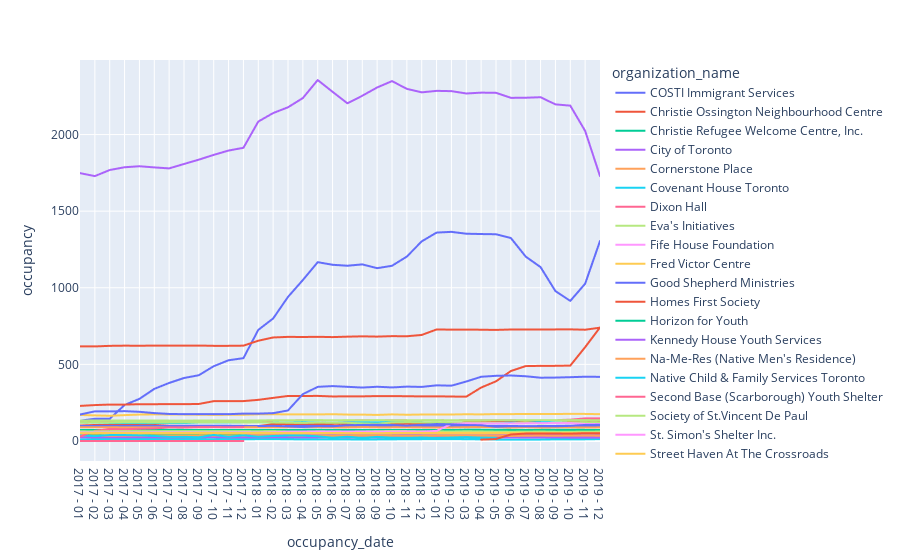

Notebook code for this chart:
### Code cell
fig = px.line(org_name, x="occupancy_date", y = "occupancy", color = "organization_name")
fig.show()

### Figure 1 — Plotly figure (JSON) as saved in the notebook; plotly's stock layout.template omitted (floating-point values rounded to 4 significant figures)
{"data": [{"hoverlabel": {"namelength": 0}, "hovertemplate": "organization_name=COSTI Immigrant Services<br>occupancy_date=%{x}<br>occupancy=%{y}", "legendgroup": "COSTI Immigrant Services", "line": {"color": "#636efa", "dash": "solid"}, "mode": "lines", "name": "COSTI Immigrant Services", "showlegend": true, "type": "scattergl", "x": ["2017 - 01 ", "2017 - 02 ", "2017 - 03 ", "2017 - 04 ", "2017 - 05 ", "2017 - 06 ", "2017 - 07 ", "2017 - 08 ", "2017 - 09 ", "2017 - 10 ", "2017 - 11 ", "2017 - 12 ", "2018 - 01 ", "2018 - 02 ", "2018 - 03 ", "2018 - 04 ", "2018 - 05 ", "2018 - 06 ", "2018 - 07 ", "2018 - 08 ", "2018 - 09 ", "2018 - 10 ", "2018 - 11 ", "2018 - 12 ", "2019 - 01 ", "2019 - 02 ", "2019 - 03 ", "2019 - 04 ", "2019 - 05 ", "2019 - 06 ", "2019 - 07 ", "2019 - 08 ", "2019 - 09 ", "2019 - 10 ", "2019 - 11 ", "2019 - 12 "], "xaxis": "x", "y": [132.0, 145, 144.9, 234.8, 274.7, 339.8, 378.7, 411, 429.1, 488.0, 526.8, 540.5, 724.9, 799.6, 940.4, 1050.0, 1167.0, 1150, 1144.0, 1153.0, 1128.0, 1144.0, 1204.0, 1303.0, 1360.0, 1365.0, 1353.0, 1351.0, 1349.0, 1325.0, 1203.0, 1135.0, 978.2, 914.2, 1026.0, 1305.0], "yaxis": "y"}, {"hoverlabel": {"namelength": 0}, "hovertemplate": "organization_name=Christie Ossington Neighbourhood Centre<br>occupancy_date=%{x}<br>occupancy=%{y}", "legendgroup": "Christie Ossington Neighbourhood Centre", "line": {"color": "#EF553B", "dash": "solid"}, "mode": "lines", "name": "Christie Ossington Neighbourhood Centre", "showlegend": true, "type": "scattergl", "x": ["2017 - 01 ", "2017 - 02 ", "2017 - 03 ", "2017 - 04 ", "2017 - 05 ", "2017 - 06 ", "2017 - 07 ", "2017 - 08 ", "2017 - 09 ", "2017 - 10 ", "2017 - 11 ", "2017 - 12 ", "2018 - 01 ", "2018 - 02 ", "2018 - 03 ", "2018 - 04 ", "2018 - 05 ", "2018 - 06 ", "2018 - 07 ", "2018 - 08 ", "2018 - 09 ", "2018 - 10 ", "2018 - 11 ", "2018 - 12 ", "2019 - 01 ", "2019 - 02 ", "2019 - 03 ", "2019 - 04 ", "2019 - 05 ", "2019 - 06 ", "2019 - 07 ", "2019 - 08 ", "2019 - 09 ", "2019 - 10 ", "2019 - 11 ", "2019 - 12 "], "xaxis": "x", "y": [100.6, 104.2, 104.3, 103.8, 104.3, 104.4, 99.48, 98.84, 98.73, 98.87, 98.2, 98.35, 97.06, 109.1, 111.1, 110.5, 111, 111.8, 113.7, 113.6, 113.7, 113.7, 113.7, 113.6, 113.7, 115.2, 123.0, 123.6, 123.3, 123.2, 123.6, 122.5, 120.5, 123.2, 123.1, 123.2], "yaxis": "y"}, {"hoverlabel": {"namelength": 0}, "hovertemplate": "organization_name=Christie Refugee Welcome Centre, Inc.<br>occupancy_date=%{x}<br>occupancy=%{y}", "legendgroup": "Christie Refugee Welcome Centre, Inc.", "line": {"color": "#00cc96", "dash": "solid"}, "mode": "lines", "name": "Christie Refugee Welcome Centre, Inc.", "showlegend": true, "type": "scattergl", "x": ["2017 - 01 ", "2017 - 02 ", "2017 - 03 ", "2017 - 04 ", "2017 - 05 ", "2017 - 06 ", "2017 - 07 ", "2017 - 08 ", "2017 - 09 ", "2017 - 10 ", "2017 - 11 ", "2017 - 12 ", "2018 - 01 ", "2018 - 02 ", "2018 - 03 ", "2018 - 04 ", "2018 - 05 ", "2018 - 06 ", "2018 - 07 ", "2018 - 08 ", "2018 - 09 ", "2018 - 10 ", "2018 - 11 ", "2018 - 12 ", "2019 - 01 ", "2019 - 02 ", "2019 - 03 ", "2019 - 04 ", "2019 - 05 ", "2019 - 06 ", "2019 - 07 ", "2019 - 08 ", "2019 - 09 ", "2019 - 10 ", "2019 - 11 ", "2019 - 12 "], "xaxis": "x", "y": [68.13, 66.32, 69.61, 69.97, 69.39, 70.13, 68.35, 68.19, 67.87, 69.71, 70, 70.23, 70.13, 70.79, 69.45, 72, 72.55, 70.3, 69.03, 67.48, 68.03, 67.81, 68.97, 67.13, 71.39, 70.46, 73.1, 73, 68.68, 68.7, 70.65, 71.23, 68.5, 70.87, 69.6, 66.19], "yaxis": "y"}, {"hoverlabel": {"namelength": 0}, "hovertemplate": "organization_name=City of Toronto<br>occupancy_date=%{x}<br>occupancy=%{y}", "legendgroup": "City of Toronto", "line": {"color": "#ab63fa", "dash": "solid"}, "mode": "lines", "name": "City of Toronto", "showlegend": true, "type": "scattergl", "x": ["2017 - 01 ", "2017 - 02 ", "2017 - 03 ", "2017 - 04 ", "2017 - 05 ", "2017 - 06 ", "2017 - 07 ", "2017 - 08 ", "2017 - 09 ", "2017 - 10 ", "2017 - 11 ", "2017 - 12 ", "2018 - 01 ", "2018 - 02 ", "2018 - 03 ", "2018 - 04 ", "2018 - 05 ", "2018 - 06 ", "2018 - 07 ", "2018 - 08 ", "2018 - 09 ", "2018 - 10 ", "2018 - 11 ", "2018 - 12 ", "2019 - 01 ", "2019 - 02 ", "2019 - 03 ", "2019 - 04 ", "2019 - 05 ", "2019 - 06 ", "2019 - 07 ", "2019 - 08 ", "2019 - 09 ", "2019 - 10 ", "2019 - 11 ", "2019 - 12 "], "xaxis": "x", "y": [1748.0, 1729.0, 1769.0, 1787.0, 1793.0, 1786.0, 1779.0, 1808.0, 1836.0, 1867.0, 1896.0, 1914.0, 2085.0, 2141.0, 2178.0, 2239.0, 2356, 2279.0, 2204, 2254.0, 2308.0, 2349.0, 2298.0, 2276.0, 2285.0, 2284.0, 2268.0, 2274.0, 2273.0, 2240.0, 2241.0, 2244.0, 2197.0, 2189, 2024.0, 1729.0], "yaxis": "y"}, {"hoverlabel": {"namelength": 0}, "hovertemplate": "organization_name=Cornerstone Place<br>occupancy_date=%{x}<br>occupancy=%{y}", "legendgroup": "Cornerstone Place", "line": {"color": "#FFA15A", "dash": "solid"}, "mode": "lines", "name": "Cornerstone Place", "showlegend": true, "type": "scattergl", "x": ["2017 - 01 ", "2017 - 02 ", "2017 - 03 ", "2017 - 04 ", "2017 - 05 ", "2017 - 06 ", "2017 - 07 ", "2017 - 08 ", "2017 - 09 ", "2017 - 10 ", "2017 - 11 ", "2017 - 12 ", "2018 - 01 ", "2018 - 02 ", "2018 - 03 ", "2018 - 04 ", "2018 - 05 ", "2018 - 06 ", "2018 - 07 ", "2018 - 08 ", "2018 - 09 ", "2018 - 10 ", "2018 - 11 ", "2018 - 12 ", "2019 - 01 ", "2019 - 02 ", "2019 - 03 ", "2019 - 04 ", "2019 - 05 ", "2019 - 06 ", "2019 - 07 ", "2019 - 08 ", "2019 - 09 ", "2019 - 10 ", "2019 - 11 ", "2019 - 12 "], "xaxis": "x", "y": [49.9, 49.96, 49.97, 49.9, 49.97, 49.97, 49.97, 49.97, 50, 50, 49.97, 53.68, 55.87, 55.86, 55.81, 56, 55.87, 55.77, 55.84, 55.9, 55.73, 55.97, 55.87, 55.84, 56, 56, 55.9, 56, 55.97, 56, 56, 56, 55.9, 55, 55.43, 55.97], "yaxis": "y"}, {"hoverlabel": {"namelength": 0}, "hovertemplate": "organization_name=Covenant House Toronto<br>occupancy_date=%{x}<br>occupancy=%{y}", "legendgroup": "Covenant House Toronto", "line": {"color": "#19d3f3", "dash": "solid"}, "mode": "lines", "name": "Covenant House Toronto", "showlegend": true, "type": "scattergl", "x": ["2017 - 01 ", "2017 - 02 ", "2017 - 03 ", "2017 - 04 ", "2017 - 05 ", "2017 - 06 ", "2017 - 07 ", "2017 - 08 ", "2017 - 09 ", "2017 - 10 ", "2017 - 11 ", "2017 - 12 ", "2018 - 01 ", "2018 - 02 ", "2018 - 03 ", "2018 - 04 ", "2018 - 05 ", "2018 - 06 ", "2018 - 07 ", "2018 - 08 ", "2018 - 09 ", "2018 - 10 ", "2018 - 11 ", "2018 - 12 ", "2019 - 01 ", "2019 - 02 ", "2019 - 03 ", "2019 - 04 ", "2019 - 05 ", "2019 - 06 ", "2019 - 07 ", "2019 - 08 ", "2019 - 09 ", "2019 - 10 ", "2019 - 11 ", "2019 - 12 "], "xaxis": "x", "y": [118.5, 119.9, 117.5, 116.9, 116.8, 116.7, 117.4, 116.8, 120.3, 120.8, 120.6, 120.3, 121.5, 121.2, 120.2, 121.9, 121.1, 119.1, 121.4, 121.7, 121.4, 122.4, 122, 121.9, 120.5, 120.1, 117.8, 117.8, 117.5, 119.1, 120.7, 122.1, 121.5, 121, 120.4, 120.9], "yaxis": "y"}, {"hoverlabel": {"namelength": 0}, "hovertemplate": "organization_name=Dixon Hall<br>occupancy_date=%{x}<br>occupancy=%{y}", "legendgroup": "Dixon Hall", "line": {"color": "#FF6692", "dash": "solid"}, "mode": "lines", "name": "Dixon Hall", "showlegend": true, "type": "scattergl", "x": ["2017 - 01 ", "2017 - 02 ", "2017 - 03 ", "2017 - 04 ", "2017 - 05 ", "2017 - 06 ", "2017 - 07 ", "2017 - 08 ", "2017 - 09 ", "2017 - 10 ", "2017 - 11 ", "2017 - 12 ", "2018 - 01 ", "2018 - 02 ", "2018 - 03 ", "2018 - 04 ", "2018 - 05 ", "2018 - 06 ", "2018 - 07 ", "2018 - 08 ", "2018 - 09 ", "2018 - 10 ", "2018 - 11 ", "2018 - 12 ", "2019 - 01 ", "2019 - 02 ", "2019 - 03 ", "2019 - 04 ", "2019 - 05 ", "2019 - 06 ", "2019 - 07 ", "2019 - 08 ", "2019 - 09 ", "2019 - 10 ", "2019 - 11 ", "2019 - 12 "], "xaxis": "x", "y": [125.2, 125, 125.4, 123.3, 122.7, 122.6, 122.7, 122.6, 123.1, 123.1, 123.2, 122.8, 126.8, 134.8, 135.3, 135.8, 135.8, 134.9, 135.4, 135.7, 135.5, 135.9, 135.5, 135.5, 135.8, 135.3, 135.8, 135.8, 135.6, 135.8, 135.9, 135.8, 136, 138.6, 147.5, 147.2], "yaxis": "y"}, {"hoverlabel": {"namelength": 0}, "hovertemplate": "organization_name=Eva's Initiatives<br>occupancy_date=%{x}<br>occupancy=%{y}", "legendgroup": "Eva's Initiatives", "line": {"color": "#B6E880", "dash": "solid"}, "mode": "lines", "name": "Eva's Initiatives", "showlegend": true, "type": "scattergl", "x": ["2017 - 01 ", "2017 - 02 ", "2017 - 03 ", "2017 - 04 ", "2017 - 05 ", "2017 - 06 ", "2017 - 07 ", "2017 - 08 ", "2017 - 09 ", "2017 - 10 ", "2017 - 11 ", "2017 - 12 ", "2018 - 01 ", "2018 - 02 ", "2018 - 03 ", "2018 - 04 ", "2018 - 05 ", "2018 - 06 ", "2018 - 07 ", "2018 - 08 ", "2018 - 09 ", "2018 - 10 ", "2018 - 11 ", "2018 - 12 ", "2019 - 01 ", "2019 - 02 ", "2019 - 03 ", "2019 - 04 ", "2019 - 05 ", "2019 - 06 ", "2019 - 07 ", "2019 - 08 ", "2019 - 09 ", "2019 - 10 ", "2019 - 11 ", "2019 - 12 "], "xaxis": "x", "y": [118.8, 120.5, 119.5, 121.2, 121.3, 120.4, 120.9, 121.2, 121.6, 121.6, 121.9, 120.5, 121.1, 120.2, 119, 117.5, 119.7, 118.6, 118.4, 114.5, 112.1, 120.7, 121.9, 121.2, 121.9, 120.4, 120.6, 120.1, 117.7, 114.6, 122.3, 113.8, 119.4, 121.3, 122.0, 120.6], "yaxis": "y"}, {"hoverlabel": {"namelength": 0}, "hovertemplate": "organization_name=Fife House Foundation<br>occupancy_date=%{x}<br>occupancy=%{y}", "legendgroup": "Fife House Foundation", "line": {"color": "#FF97FF", "dash": "solid"}, "mode": "lines", "name": "Fife House Foundation", "showlegend": true, "type": "scattergl", "x": ["2017 - 01 ", "2017 - 02 ", "2017 - 03 ", "2017 - 04 ", "2017 - 05 ", "2017 - 06 ", "2017 - 07 ", "2017 - 08 ", "2017 - 09 ", "2017 - 10 ", "2017 - 11 ", "2017 - 12 ", "2018 - 01 ", "2018 - 02 ", "2018 - 03 ", "2018 - 04 ", "2018 - 05 ", "2018 - 06 ", "2018 - 07 ", "2018 - 08 ", "2018 - 09 ", "2018 - 10 ", "2018 - 11 ", "2018 - 12 ", "2019 - 01 ", "2019 - 02 ", "2019 - 03 ", "2019 - 04 ", "2019 - 05 ", "2019 - 06 ", "2019 - 07 ", "2019 - 08 ", "2019 - 09 ", "2019 - 10 ", "2019 - 11 ", "2019 - 12 "], "xaxis": "x", "y": [14.03, 14.29, 14.81, 14.2, 13.74, 14.9, 13.06, 11.9, 10.77, 11.52, 13.17, 13.29, 15.9, 15.21, 14.74, 14.3, 12.71, 13.57, 15.1, 16, 15.53, 16, 15.77, 15.61, 14, 13.93, 16, 15.23, 14.65, 15.5, 15.77, 16, 15.87, 14.32, 14.47, 14.45], "yaxis": "y"}, {"hoverlabel": {"namelength": 0}, "hovertemplate": "organization_name=Fred Victor Centre<br>occupancy_date=%{x}<br>occupancy=%{y}", "legendgroup": "Fred Victor Centre", "line": {"color": "#FECB52", "dash": "solid"}, "mode": "lines", "name": "Fred Victor Centre", "showlegend": true, "type": "scattergl", "x": ["2017 - 01 ", "2017 - 02 ", "2017 - 03 ", "2017 - 04 ", "2017 - 05 ", "2017 - 06 ", "2017 - 07 ", "2017 - 08 ", "2017 - 09 ", "2017 - 10 ", "2017 - 11 ", "2017 - 12 ", "2018 - 01 ", "2018 - 02 ", "2018 - 03 ", "2018 - 04 ", "2018 - 05 ", "2018 - 06 ", "2018 - 07 ", "2018 - 08 ", "2018 - 09 ", "2018 - 10 ", "2018 - 11 ", "2018 - 12 ", "2019 - 01 ", "2019 - 02 ", "2019 - 03 ", "2019 - 04 ", "2019 - 05 ", "2019 - 06 ", "2019 - 07 ", "2019 - 08 ", "2019 - 09 ", "2019 - 10 ", "2019 - 11 ", "2019 - 12 "], "xaxis": "x", "y": [169.9, 166.8, 164.3, 168.5, 172.4, 173.4, 172.9, 172.3, 171.3, 170.2, 170.7, 171.0, 173.9, 174.5, 173.3, 173.9, 173.1, 174.7, 172.2, 171.9, 170.0, 173.3, 171.1, 172.4, 172.5, 172.6, 174.4, 173.4, 175.6, 175.4, 176.1, 176.3, 176.1, 176.5, 176.3, 175.0], "yaxis": "y"}, {"hoverlabel": {"namelength": 0}, "hovertemplate": "organization_name=Good Shepherd Ministries<br>occupancy_date=%{x}<br>occupancy=%{y}", "legendgroup": "Good Shepherd Ministries", "line": {"color": "#636efa", "dash": "solid"}, "mode": "lines", "name": "Good Shepherd Ministries", "showlegend": true, "type": "scattergl", "x": ["2017 - 01 ", "2017 - 02 ", "2017 - 03 ", "2017 - 04 ", "2017 - 05 ", "2017 - 06 ", "2017 - 07 ", "2017 - 08 ", "2017 - 09 ", "2017 - 10 ", "2017 - 11 ", "2017 - 12 ", "2018 - 01 ", "2018 - 02 ", "2018 - 03 ", "2018 - 04 ", "2018 - 05 ", "2018 - 06 ", "2018 - 07 ", "2018 - 08 ", "2018 - 09 ", "2018 - 10 ", "2018 - 11 ", "2018 - 12 ", "2019 - 01 ", "2019 - 02 ", "2019 - 03 ", "2019 - 04 ", "2019 - 05 ", "2019 - 06 ", "2019 - 07 ", "2019 - 08 ", "2019 - 09 ", "2019 - 10 ", "2019 - 11 ", "2019 - 12 "], "xaxis": "x", "y": [97.81, 98, 98.13, 98.13, 98.45, 98.33, 98.68, 99, 99.17, 98.87, 99.07, 98.1, 97.87, 96.36, 97.39, 98.23, 98.23, 97.97, 96.94, 97.42, 97.07, 96.45, 96.63, 97.9, 98.74, 98.32, 97.1, 97.43, 98.81, 97.9, 96.65, 97.35, 98.03, 99.23, 98.93, 98.74], "yaxis": "y"}, {"hoverlabel": {"namelength": 0}, "hovertemplate": "organization_name=Homes First Society<br>occupancy_date=%{x}<br>occupancy=%{y}", "legendgroup": "Homes First Society", "line": {"color": "#EF553B", "dash": "solid"}, "mode": "lines", "name": "Homes First Society", "showlegend": true, "type": "scattergl", "x": ["2017 - 01 ", "2017 - 02 ", "2017 - 03 ", "2017 - 04 ", "2017 - 05 ", "2017 - 06 ", "2017 - 07 ", "2017 - 08 ", "2017 - 09 ", "2017 - 10 ", "2017 - 11 ", "2017 - 12 ", "2018 - 01 ", "2018 - 02 ", "2018 - 03 ", "2018 - 04 ", "2018 - 05 ", "2018 - 06 ", "2018 - 07 ", "2018 - 08 ", "2018 - 09 ", "2018 - 10 ", "2018 - 11 ", "2018 - 12 ", "2019 - 01 ", "2019 - 02 ", "2019 - 03 ", "2019 - 04 ", "2019 - 05 ", "2019 - 06 ", "2019 - 07 ", "2019 - 08 ", "2019 - 09 ", "2019 - 10 ", "2019 - 11 ", "2019 - 12 "], "xaxis": "x", "y": [228.8, 234.2, 237.5, 237.3, 239.9, 239.9, 240.5, 240.2, 241.5, 259.7, 260.3, 260.1, 268.3, 281.1, 293.7, 293.5, 294.1, 290.4, 291, 290.9, 293.1, 293, 291.8, 291.0, 291.4, 290, 289.1, 348.6, 389.3, 456.4, 488.8, 490.1, 490.6, 492.0, 612.3, 741.0], "yaxis": "y"}, {"hoverlabel": {"namelength": 0}, "hovertemplate": "organization_name=Horizon for Youth<br>occupancy_date=%{x}<br>occupancy=%{y}", "legendgroup": "Horizon for Youth", "line": {"color": "#00cc96", "dash": "solid"}, "mode": "lines", "name": "Horizon for Youth", "showlegend": true, "type": "scattergl", "x": ["2017 - 01 ", "2017 - 02 ", "2017 - 03 ", "2017 - 04 ", "2017 - 05 ", "2017 - 06 ", "2017 - 07 ", "2017 - 08 ", "2017 - 09 ", "2017 - 10 ", "2017 - 11 ", "2017 - 12 ", "2018 - 01 ", "2018 - 02 ", "2018 - 03 ", "2018 - 04 ", "2018 - 05 ", "2018 - 06 ", "2018 - 07 ", "2018 - 08 ", "2018 - 09 ", "2018 - 10 ", "2018 - 11 ", "2018 - 12 ", "2019 - 01 ", "2019 - 02 ", "2019 - 03 ", "2019 - 04 ", "2019 - 05 ", "2019 - 06 ", "2019 - 07 ", "2019 - 08 ", "2019 - 09 ", "2019 - 10 ", "2019 - 11 ", "2019 - 12 "], "xaxis": "x", "y": [43.65, 43.32, 41.29, 43.4, 43.23, 42.93, 41.23, 43.45, 43.4, 43.97, 43.8, 43.39, 43.9, 44.29, 43.48, 44.33, 44.19, 44.6, 44.58, 44.13, 44.7, 44.61, 44.67, 44.71, 44.68, 44.54, 44.71, 44.67, 44.68, 44.53, 44.77, 44.9, 44.8, 44.84, 44.93, 44.39], "yaxis": "y"}, {"hoverlabel": {"namelength": 0}, "hovertemplate": "organization_name=Kennedy House Youth Services<br>occupancy_date=%{x}<br>occupancy=%{y}", "legendgroup": "Kennedy House Youth Services", "line": {"color": "#ab63fa", "dash": "solid"}, "mode": "lines", "name": "Kennedy House Youth Services", "showlegend": true, "type": "scattergl", "x": ["2017 - 01 ", "2017 - 02 ", "2017 - 03 ", "2017 - 04 ", "2017 - 05 ", "2017 - 06 ", "2017 - 07 ", "2017 - 08 ", "2017 - 09 ", "2017 - 10 ", "2017 - 11 ", "2017 - 12 ", "2018 - 01 ", "2018 - 02 ", "2018 - 03 ", "2018 - 04 ", "2018 - 05 ", "2018 - 06 ", "2018 - 07 ", "2018 - 08 ", "2018 - 09 ", "2018 - 10 ", "2018 - 11 ", "2018 - 12 ", "2019 - 01 ", "2019 - 02 ", "2019 - 03 ", "2019 - 04 ", "2019 - 05 ", "2019 - 06 ", "2019 - 07 ", "2019 - 08 ", "2019 - 09 ", "2019 - 10 ", "2019 - 11 ", "2019 - 12 "], "xaxis": "x", "y": [32.52, 32.29, 32.39, 32.67, 32.68, 32.7, 32.81, 32.71, 32.63, 32.58, 32.63, 34.77, 39.9, 39.93, 39.77, 39.5, 39.71, 39.7, 39.48, 39.97, 37.77, 39.87, 39.77, 39.52, 39.77, 39.61, 39.71, 39.73, 39.19, 39.43, 39.55, 39.35, 39.97, 39.94, 39.83, 39.74], "yaxis": "y"}, {"hoverlabel": {"namelength": 0}, "hovertemplate": "organization_name=Na-Me-Res (Native Men's Residence)<br>occupancy_date=%{x}<br>occupancy=%{y}", "legendgroup": "Na-Me-Res (Native Men's Residence)", "line": {"color": "#FFA15A", "dash": "solid"}, "mode": "lines", "name": "Na-Me-Res (Native Men's Residence)", "showlegend": true, "type": "scattergl", "x": ["2017 - 01 ", "2017 - 02 ", "2017 - 03 ", "2017 - 04 ", "2017 - 05 ", "2017 - 06 ", "2017 - 07 ", "2017 - 08 ", "2017 - 09 ", "2017 - 10 ", "2017 - 11 ", "2017 - 12 ", "2018 - 01 ", "2018 - 02 ", "2018 - 03 ", "2018 - 04 ", "2018 - 05 ", "2018 - 06 ", "2018 - 07 ", "2018 - 08 ", "2018 - 09 ", "2018 - 10 ", "2018 - 11 ", "2018 - 12 ", "2019 - 01 ", "2019 - 02 ", "2019 - 03 ", "2019 - 04 ", "2019 - 05 ", "2019 - 06 ", "2019 - 07 ", "2019 - 08 ", "2019 - 09 ", "2019 - 10 ", "2019 - 11 ", "2019 - 12 "], "xaxis": "x", "y": [89.39, 89.18, 89.71, 88.67, 89.06, 88.33, 88.97, 88.9, 89.33, 90.03, 89.6, 89.19, 89.65, 88.96, 89.87, 90.27, 89.97, 89.07, 88.81, 90.35, 89, 88.97, 89.37, 88.29, 88.26, 88.07, 89.71, 90.6, 90.65, 87.17, 89.35, 87.16, 88.7, 88.68, 87.57, 88.32], "yaxis": "y"}, {"hoverlabel": {"namelength": 0}, "hovertemplate": "organization_name=Native Child & Family Services Toronto<br>occupancy_date=%{x}<br>occupancy=%{y}", "legendgroup": "Native Child & Family Services Toronto", "line": {"color": "#19d3f3", "dash": "solid"}, "mode": "lines", "name": "Native Child & Family Services Toronto", "showlegend": true, "type": "scattergl", "x": ["2017 - 01 ", "2017 - 02 ", "2017 - 03 ", "2017 - 04 ", "2017 - 05 ", "2017 - 06 ", "2017 - 07 ", "2017 - 08 ", "2017 - 09 ", "2017 - 10 ", "2017 - 11 ", "2017 - 12 ", "2018 - 01 ", "2018 - 02 ", "2018 - 03 ", "2018 - 04 ", "2018 - 05 ", "2018 - 06 ", "2018 - 07 ", "2018 - 08 ", "2018 - 09 ", "2018 - 10 ", "2018 - 11 ", "2018 - 12 ", "2019 - 01 ", "2019 - 02 ", "2019 - 03 ", "2019 - 04 ", "2019 - 05 ", "2019 - 06 ", "2019 - 07 ", "2019 - 08 ", "2019 - 09 ", "2019 - 10 ", "2019 - 11 ", "2019 - 12 "], "xaxis": "x", "y": [10.03, 10.57, 10.84, 10.87, 10.81, 10.93, 10.65, 10.97, 10.9, 11.45, 10.53, 10.87, 11.68, 11.96, 11, 10.1, 9.774, 10.37, 10, 9, 9.9, 10.32, 11.5, 11.42, 11.81, 12, 11.26, 10.2, 9, 9, 9, 9.097, 10.2, 10.45, 10.73, 11.9], "yaxis": "y"}, {"hoverlabel": {"namelength": 0}, "hovertemplate": "organization_name=Second Base (Scarborough) Youth Shelter<br>occupancy_date=%{x}<br>occupancy=%{y}", "legendgroup": "Second Base (Scarborough) Youth Shelter", "line": {"color": "#FF6692", "dash": "solid"}, "mode": "lines", "name": "Second Base (Scarborough) Youth Shelter", "showlegend": true, "type": "scattergl", "x": ["2017 - 01 ", "2017 - 02 ", "2017 - 03 ", "2017 - 04 ", "2017 - 05 ", "2017 - 06 ", "2017 - 07 ", "2017 - 08 ", "2017 - 09 ", "2017 - 10 ", "2017 - 11 ", "2017 - 12 "], "xaxis": "x", "y": [0, 0, 0, 0, 0, 0, 0, 0, 0, 0, 0, 0], "yaxis": "y"}, {"hoverlabel": {"namelength": 0}, "hovertemplate": "organization_name=Society of St.Vincent De Paul<br>occupancy_date=%{x}<br>occupancy=%{y}", "legendgroup": "Society of St.Vincent De Paul", "line": {"color": "#B6E880", "dash": "solid"}, "mode": "lines", "name": "Society of St.Vincent De Paul", "showlegend": true, "type": "scattergl", "x": ["2017 - 01 ", "2017 - 02 ", "2017 - 03 ", "2017 - 04 ", "2017 - 05 ", "2017 - 06 ", "2017 - 07 ", "2017 - 08 ", "2017 - 09 ", "2017 - 10 ", "2017 - 11 ", "2017 - 12 ", "2018 - 01 ", "2018 - 02 ", "2018 - 03 ", "2018 - 04 ", "2018 - 05 ", "2018 - 06 ", "2018 - 07 ", "2018 - 08 ", "2018 - 09 ", "2018 - 10 ", "2018 - 11 ", "2018 - 12 ", "2019 - 01 ", "2019 - 02 ", "2019 - 03 ", "2019 - 04 ", "2019 - 05 ", "2019 - 06 ", "2019 - 07 ", "2019 - 08 ", "2019 - 09 ", "2019 - 10 ", "2019 - 11 ", "2019 - 12 "], "xaxis": "x", "y": [133.0, 133.3, 133.5, 133.3, 133.3, 133.4, 133.2, 132.4, 133.4, 133.2, 133.5, 132.7, 134.0, 135.2, 135.1, 135.5, 135.7, 135.1, 135.6, 135.4, 135.7, 135.3, 135.3, 135.5, 135.6, 135.2, 135.1, 135.5, 135.3, 135.4, 135.9, 135.7, 135.6, 135.9, 135.8, 135.2], "yaxis": "y"}, {"hoverlabel": {"namelength": 0}, "hovertemplate": "organization_name=St. Simon's Shelter Inc.<br>occupancy_date=%{x}<br>occupancy=%{y}", "legendgroup": "St. Simon's Shelter Inc.", "line": {"color": "#FF97FF", "dash": "solid"}, "mode": "lines", "name": "St. Simon's Shelter Inc.", "showlegend": true, "type": "scattergl", "x": ["2017 - 01 ", "2017 - 02 ", "2017 - 03 ", "2017 - 04 ", "2017 - 05 ", "2017 - 06 ", "2017 - 07 ", "2017 - 08 ", "2017 - 09 ", "2017 - 10 ", "2017 - 11 ", "2017 - 12 ", "2018 - 01 ", "2018 - 02 ", "2018 - 03 ", "2018 - 04 ", "2018 - 05 ", "2018 - 06 ", "2018 - 07 ", "2018 - 08 ", "2018 - 09 ", "2018 - 10 ", "2018 - 11 ", "2018 - 12 ", "2019 - 01 ", "2019 - 02 ", "2019 - 03 ", "2019 - 04 ", "2019 - 05 ", "2019 - 06 ", "2019 - 07 ", "2019 - 08 ", "2019 - 09 ", "2019 - 10 ", "2019 - 11 ", "2019 - 12 "], "xaxis": "x", "y": [61.81, 61.93, 61.84, 62, 62, 61.97, 61.94, 62, 61.97, 61.94, 61.93, 61.9, 61.71, 64.64, 65.68, 65.77, 65.87, 65.53, 65.94, 65.9, 65.93, 65.9, 66, 65.48, 65.84, 65.93, 65.81, 66, 65.94, 66, 66, 66, 65.97, 66, 65.9, 66], "yaxis": "y"}, {"hoverlabel": {"namelength": 0}, "hovertemplate": "organization_name=Street Haven At The Crossroads<br>occupancy_date=%{x}<br>occupancy=%{y}", "legendgroup": "Street Haven At The Crossroads", "line": {"color": "#FECB52", "dash": "solid"}, "mode": "lines", "name": "Street Haven At The Crossroads", "showlegend": true, "type": "scattergl", "x": ["2017 - 01 ", "2017 - 02 ", "2017 - 03 ", "2017 - 04 ", "2017 - 05 ", "2017 - 06 ", "2017 - 07 ", "2017 - 08 ", "2017 - 09 ", "2017 - 10 ", "2017 - 11 ", "2017 - 12 ", "2018 - 01 ", "2018 - 02 ", "2018 - 03 ", "2018 - 04 ", "2018 - 05 ", "2018 - 06 ", "2018 - 07 ", "2018 - 08 ", "2018 - 09 ", "2018 - 10 ", "2018 - 11 ", "2018 - 12 ", "2019 - 01 ", "2019 - 02 ", "2019 - 03 ", "2019 - 04 ", "2019 - 05 ", "2019 - 06 ", "2019 - 07 ", "2019 - 08 ", "2019 - 09 ", "2019 - 10 ", "2019 - 11 ", "2019 - 12 "], "xaxis": "x", "y": [49.68, 49.11, 49.71, 49.73, 49.71, 49.83, 49.94, 49.81, 49.87, 49.87, 49.7, 49.84, 49.84, 49.64, 49.84, 49.83, 49.94, 49.7, 49.94, 49.84, 49.83, 49.9, 49.97, 49.87, 49.94, 49.68, 49.65, 49.7, 49.9, 49.93, 49.97, 50, 50, 49.97, 49.7, 49.39], "yaxis": "y"}, {"hoverlabel": {"namelength": 0}, "hovertemplate": "organization_name=The MUC Shelter Corporation<br>occupancy_date=%{x}<br>occupancy=%{y}", "legendgroup": "The MUC Shelter Corporation", "line": {"color": "#636efa", "dash": "solid"}, "mode": "lines", "name": "The MUC Shelter Corporation", "showlegend": true, "type": "scattergl", "x": ["2017 - 01 ", "2017 - 02 ", "2017 - 03 ", "2017 - 04 ", "2017 - 05 ", "2017 - 06 ", "2017 - 07 ", "2017 - 08 ", "2017 - 09 ", "2017 - 10 ", "2017 - 11 ", "2017 - 12 ", "2018 - 01 ", "2018 - 02 ", "2018 - 03 ", "2018 - 04 ", "2018 - 05 ", "2018 - 06 ", "2018 - 07 ", "2018 - 08 ", "2018 - 09 ", "2018 - 10 ", "2018 - 11 ", "2018 - 12 ", "2019 - 01 ", "2019 - 02 ", "2019 - 03 ", "2019 - 04 ", "2019 - 05 ", "2019 - 06 ", "2019 - 07 ", "2019 - 08 ", "2019 - 09 ", "2019 - 10 ", "2019 - 11 ", "2019 - 12 "], "xaxis": "x", "y": [172.4, 193.3, 192.6, 194.4, 190.3, 181.8, 176.4, 175, 175.1, 175.0, 174.8, 178.5, 178.5, 181.5, 199, 305.5, 353.3, 358.2, 353.5, 348.5, 353.8, 349.3, 354.6, 352.9, 363.0, 360.8, 388, 419.0, 425.3, 427.3, 422.3, 412.8, 413.7, 416.3, 419.4, 418.6], "yaxis": "y"}, {"hoverlabel": {"namelength": 0}, "hovertemplate": "organization_name=The Salvation Army of Canada<br>occupancy_date=%{x}<br>occupancy=%{y}", "legendgroup": "The Salvation Army of Canada", "line": {"color": "#EF553B", "dash": "solid"}, "mode": "lines", "name": "The Salvation Army of Canada", "showlegend": true, "type": "scattergl", "x": ["2017 - 01 ", "2017 - 02 ", "2017 - 03 ", "2017 - 04 ", "2017 - 05 ", "2017 - 06 ", "2017 - 07 ", "2017 - 08 ", "2017 - 09 ", "2017 - 10 ", "2017 - 11 ", "2017 - 12 ", "2018 - 01 ", "2018 - 02 ", "2018 - 03 ", "2018 - 04 ", "2018 - 05 ", "2018 - 06 ", "2018 - 07 ", "2018 - 08 ", "2018 - 09 ", "2018 - 10 ", "2018 - 11 ", "2018 - 12 ", "2019 - 01 ", "2019 - 02 ", "2019 - 03 ", "2019 - 04 ", "2019 - 05 ", "2019 - 06 ", "2019 - 07 ", "2019 - 08 ", "2019 - 09 ", "2019 - 10 ", "2019 - 11 ", "2019 - 12 "], "xaxis": "x", "y": [617.5, 617, 620.9, 622.2, 621.5, 622.5, 622.1, 622.2, 622.7, 621.1, 621, 622, 654.3, 675.6, 679.3, 678.7, 679.7, 678.0, 680.8, 682.9, 681.2, 684.2, 683.5, 692.0, 727.8, 726.8, 727.2, 726.2, 724.9, 727.5, 727.6, 727.1, 727.9, 728.4, 726.2, 739.3], "yaxis": "y"}, {"hoverlabel": {"namelength": 0}, "hovertemplate": "organization_name=The Scott Mission Inc.<br>occupancy_date=%{x}<br>occupancy=%{y}", "legendgroup": "The Scott Mission Inc.", "line": {"color": "#00cc96", "dash": "solid"}, "mode": "lines", "name": "The Scott Mission Inc.", "showlegend": true, "type": "scattergl", "x": ["2017 - 01 ", "2017 - 02 ", "2017 - 03 ", "2017 - 04 ", "2017 - 05 ", "2017 - 06 ", "2017 - 07 ", "2017 - 08 ", "2017 - 09 ", "2017 - 10 ", "2017 - 11 ", "2017 - 12 ", "2018 - 01 ", "2018 - 02 ", "2018 - 03 ", "2018 - 04 ", "2018 - 05 ", "2018 - 06 ", "2018 - 07 ", "2018 - 08 ", "2018 - 09 ", "2018 - 10 ", "2018 - 11 ", "2018 - 12 ", "2019 - 01 ", "2019 - 02 ", "2019 - 03 ", "2019 - 04 ", "2019 - 05 ", "2019 - 06 ", "2019 - 07 ", "2019 - 08 ", "2019 - 09 ", "2019 - 10 ", "2019 - 11 ", "2019 - 12 "], "xaxis": "x", "y": [71.71, 71.43, 71.52, 71.63, 71.94, 71.9, 72, 71.84, 71.97, 71.9, 71.9, 71.58, 71.19, 71.64, 71.74, 71.9, 71.94, 71.8, 71.74, 71.87, 71.97, 71.84, 71.97, 71.87, 71.9, 71.93, 71.97, 71.97, 72, 71.83, 71.84, 71.9, 72, 72, 71.9, 71.94], "yaxis": "y"}, {"hoverlabel": {"namelength": 0}, "hovertemplate": "organization_name=Toronto Community Hostel<br>occupancy_date=%{x}<br>occupancy=%{y}", "legendgroup": "Toronto Community Hostel", "line": {"color": "#ab63fa", "dash": "solid"}, "mode": "lines", "name": "Toronto Community Hostel", "showlegend": true, "type": "scattergl", "x": ["2017 - 01 ", "2017 - 02 ", "2017 - 03 ", "2017 - 04 ", "2017 - 05 ", "2017 - 06 ", "2017 - 07 ", "2017 - 08 ", "2017 - 09 ", "2017 - 10 ", "2017 - 11 ", "2017 - 12 ", "2018 - 01 ", "2018 - 02 ", "2018 - 03 ", "2018 - 04 ", "2018 - 05 ", "2018 - 06 ", "2018 - 07 ", "2018 - 08 ", "2018 - 09 ", "2018 - 10 ", "2018 - 11 ", "2018 - 12 ", "2019 - 01 ", "2019 - 02 ", "2019 - 03 ", "2019 - 04 ", "2019 - 05 ", "2019 - 06 ", "2019 - 07 ", "2019 - 08 ", "2019 - 09 ", "2019 - 10 ", "2019 - 11 ", "2019 - 12 "], "xaxis": "x", "y": [25.68, 23.11, 24.1, 23.97, 24.13, 24.03, 23.06, 23.71, 24.4, 24.81, 23.4, 23.35, 23.26, 23.89, 23.9, 24.43, 24.48, 24.83, 24.45, 24.06, 23.97, 23.71, 25.6, 25.26, 25, 24.39, 25, 25.1, 24.97, 25.03, 24.1, 23.97, 23.37, 21.97, 21.57, 22.19], "yaxis": "y"}, {"hoverlabel": {"namelength": 0}, "hovertemplate": "organization_name=Turning Point Youth Services<br>occupancy_date=%{x}<br>occupancy=%{y}", "legendgroup": "Turning Point Youth Services", "line": {"color": "#FFA15A", "dash": "solid"}, "mode": "lines", "name": "Turning Point Youth Services", "showlegend": true, "type": "scattergl", "x": ["2017 - 01 ", "2017 - 02 ", "2017 - 03 ", "2017 - 04 ", "2017 - 05 ", "2017 - 06 ", "2017 - 07 ", "2017 - 08 ", "2017 - 09 ", "2017 - 10 ", "2017 - 11 ", "2017 - 12 ", "2018 - 01 ", "2018 - 02 ", "2018 - 03 ", "2018 - 04 ", "2018 - 05 ", "2018 - 06 ", "2018 - 07 ", "2018 - 08 ", "2018 - 09 ", "2018 - 10 ", "2018 - 11 ", "2018 - 12 ", "2019 - 01 ", "2019 - 02 ", "2019 - 03 ", "2019 - 04 ", "2019 - 05 ", "2019 - 06 ", "2019 - 07 ", "2019 - 08 ", "2019 - 09 ", "2019 - 10 ", "2019 - 11 ", "2019 - 12 "], "xaxis": "x", "y": [33.74, 34.29, 34.13, 34.5, 34.45, 33.7, 34.16, 34.13, 34.33, 34.52, 33.83, 34.19, 34.65, 34.46, 34.35, 34.37, 33.9, 33.27, 34.23, 34.68, 34.93, 34.74, 33.93, 33.87, 34.45, 34.71, 34.52, 34.7, 33.65, 32.53, 34.16, 34.55, 33.93, 34.71, 34.8, 34.1], "yaxis": "y"}, {"hoverlabel": {"namelength": 0}, "hovertemplate": "organization_name=University Settlement<br>occupancy_date=%{x}<br>occupancy=%{y}", "legendgroup": "University Settlement", "line": {"color": "#19d3f3", "dash": "solid"}, "mode": "lines", "name": "University Settlement", "showlegend": true, "type": "scattergl", "x": ["2017 - 01 ", "2017 - 02 ", "2017 - 03 ", "2017 - 04 ", "2017 - 05 ", "2017 - 06 ", "2017 - 07 ", "2017 - 08 ", "2017 - 09 ", "2017 - 10 ", "2017 - 11 ", "2017 - 12 ", "2018 - 01 ", "2018 - 02 ", "2018 - 03 ", "2018 - 04 ", "2018 - 05 ", "2018 - 06 ", "2018 - 07 ", "2018 - 08 ", "2018 - 09 ", "2018 - 10 ", "2018 - 11 ", "2018 - 12 ", "2019 - 01 ", "2019 - 02 ", "2019 - 03 ", "2019 - 04 ", "2019 - 05 "], "xaxis": "x", "y": [36.61, 31.5, 38.94, 38.6, 36.65, 32.7, 26.77, 26.87, 24.43, 39.61, 27.13, 36.58, 27.58, 32.25, 35.29, 35.47, 30.55, 21.23, 27.42, 20.06, 26.47, 21.32, 20.47, 22.52, 19.55, 22.43, 24.97, 21.93, 20.33], "yaxis": "y"}, {"hoverlabel": {"namelength": 0}, "hovertemplate": "organization_name=Woodgreen Red Door Family Shelter<br>occupancy_date=%{x}<br>occupancy=%{y}", "legendgroup": "Woodgreen Red Door Family Shelter", "line": {"color": "#FF6692", "dash": "solid"}, "mode": "lines", "name": "Woodgreen Red Door Family Shelter", "showlegend": true, "type": "scattergl", "x": ["2017 - 01 ", "2017 - 02 ", "2017 - 03 ", "2017 - 04 ", "2017 - 05 ", "2017 - 06 ", "2017 - 07 ", "2017 - 08 ", "2017 - 09 ", "2017 - 10 ", "2017 - 11 ", "2017 - 12 "], "xaxis": "x", "y": [28.74, 66.14, 77.65, 76.17, 79.84, 82.13, 89.13, 87.39, 90.2, 90.16, 89.2, 90.61], "yaxis": "y"}, {"hoverlabel": {"namelength": 0}, "hovertemplate": "organization_name=YMCA of Greater Toronto<br>occupancy_date=%{x}<br>occupancy=%{y}", "legendgroup": "YMCA of Greater Toronto", "line": {"color": "#B6E880", "dash": "solid"}, "mode": "lines", "name": "YMCA of Greater Toronto", "showlegend": true, "type": "scattergl", "x": ["2017 - 01 ", "2017 - 02 ", "2017 - 03 ", "2017 - 04 ", "2017 - 05 ", "2017 - 06 ", "2017 - 07 ", "2017 - 08 ", "2017 - 09 ", "2017 - 10 ", "2017 - 11 ", "2017 - 12 ", "2018 - 01 ", "2018 - 02 ", "2018 - 03 ", "2018 - 04 ", "2018 - 05 ", "2018 - 06 ", "2018 - 07 ", "2018 - 08 ", "2018 - 09 ", "2018 - 10 ", "2018 - 11 ", "2018 - 12 ", "2019 - 01 ", "2019 - 02 ", "2019 - 03 ", "2019 - 04 ", "2019 - 05 ", "2019 - 06 ", "2019 - 07 ", "2019 - 08 ", "2019 - 09 ", "2019 - 10 ", "2019 - 11 ", "2019 - 12 "], "xaxis": "x", "y": [63.35, 62.32, 63.71, 63.83, 64.35, 63.7, 64.06, 63.94, 63.93, 64.03, 64.33, 64, 63.48, 64.07, 61.74, 61.73, 63.06, 62.73, 61.68, 62.42, 64.17, 64.87, 64.53, 63.13, 62.42, 61.71, 63.23, 62.4, 61, 60.27, 60.94, 61.74, 60.53, 60.16, 60.83, 61.52], "yaxis": "y"}, {"hoverlabel": {"namelength": 0}, "hovertemplate": "organization_name=YWCA Toronto<br>occupancy_date=%{x}<br>occupancy=%{y}", "legendgroup": "YWCA Toronto", "line": {"color": "#FF97FF", "dash": "solid"}, "mode": "lines", "name": "YWCA Toronto", "showlegend": true, "type": "scattergl", "x": ["2017 - 01 ", "2017 - 02 ", "2017 - 03 ", "2017 - 04 ", "2017 - 05 ", "2017 - 06 ", "2017 - 07 ", "2017 - 08 ", "2017 - 09 ", "2017 - 10 ", "2017 - 11 ", "2017 - 12 ", "2018 - 01 ", "2018 - 02 ", "2018 - 03 ", "2018 - 04 ", "2018 - 05 ", "2018 - 06 ", "2018 - 07 ", "2018 - 08 ", "2018 - 09 ", "2018 - 10 ", "2018 - 11 ", "2018 - 12 ", "2019 - 01 ", "2019 - 02 ", "2019 - 03 ", "2019 - 04 ", "2019 - 05 ", "2019 - 06 ", "2019 - 07 ", "2019 - 08 ", "2019 - 09 ", "2019 - 10 ", "2019 - 11 ", "2019 - 12 "], "xaxis": "x", "y": [55.03, 55.21, 55.52, 55.43, 55, 55.83, 55.68, 55.68, 55.47, 55.65, 55.67, 55.68, 55.42, 56.86, 61.16, 61.2, 61.61, 61.57, 61.68, 61.61, 60.87, 61.1, 61.77, 61.16, 65.9, 110.9, 115.3, 114.8, 114.8, 114.3, 115.1, 116.3, 116.7, 116.6, 111.0, 110.5], "yaxis": "y"}, {"hoverlabel": {"namelength": 0}, "hovertemplate": "organization_name=Youth Without Shelter<br>occupancy_date=%{x}<br>occupancy=%{y}", "legendgroup": "Youth Without Shelter", "line": {"color": "#FECB52", "dash": "solid"}, "mode": "lines", "name": "Youth Without Shelter", "showlegend": true, "type": "scattergl", "x": ["2017 - 01 ", "2017 - 02 ", "2017 - 03 ", "2017 - 04 ", "2017 - 05 ", "2017 - 06 ", "2017 - 07 ", "2017 - 08 ", "2017 - 09 ", "2017 - 10 ", "2017 - 11 ", "2017 - 12 ", "2018 - 01 ", "2018 - 02 ", "2018 - 03 ", "2018 - 04 ", "2018 - 05 ", "2018 - 06 ", "2018 - 07 ", "2018 - 08 ", "2018 - 09 ", "2018 - 10 ", "2018 - 11 ", "2018 - 12 ", "2019 - 01 ", "2019 - 02 ", "2019 - 03 ", "2019 - 04 ", "2019 - 05 ", "2019 - 06 ", "2019 - 07 ", "2019 - 08 ", "2019 - 09 ", "2019 - 10 ", "2019 - 11 ", "2019 - 12 "], "xaxis": "x", "y": [51.29, 51.54, 51.71, 52.27, 52.1, 51.93, 51.74, 52, 51.73, 51.52, 51.7, 52.39, 52.32, 52.61, 52.58, 52.47, 52.03, 52.3, 51.19, 51.94, 50.2, 52.71, 52.4, 52.81, 52.45, 52.61, 52.58, 52.8, 52.68, 52.53, 52.32, 52.58, 52.1, 51.9, 52.87, 52.74], "yaxis": "y"}, {"hoverlabel": {"namelength": 0}, "hovertemplate": "organization_name=WoodGreen Red Door Family Shelter<br>occupancy_date=%{x}<br>occupancy=%{y}", "legendgroup": "WoodGreen Red Door Family Shelter", "line": {"color": "#636efa", "dash": "solid"}, "mode": "lines", "name": "WoodGreen Red Door Family Shelter", "showlegend": true, "type": "scattergl", "x": ["2018 - 01 ", "2018 - 02 ", "2018 - 03 ", "2018 - 04 ", "2018 - 05 ", "2018 - 06 ", "2018 - 07 ", "2018 - 08 ", "2018 - 09 ", "2018 - 10 ", "2018 - 11 ", "2018 - 12 ", "2019 - 01 ", "2019 - 02 ", "2019 - 03 ", "2019 - 04 ", "2019 - 05 ", "2019 - 06 ", "2019 - 07 ", "2019 - 08 ", "2019 - 09 ", "2019 - 10 ", "2019 - 11 ", "2019 - 12 "], "xaxis": "x", "y": [97.32, 98.61, 95.42, 91.43, 96.65, 95.67, 102.5, 104.5, 105.9, 103.9, 99.93, 105, 110.5, 108.6, 104.2, 102.3, 93.16, 96.3, 95.55, 95.87, 95.73, 98.48, 104.6, 105.8], "yaxis": "y"}, {"hoverlabel": {"namelength": 0}, "hovertemplate": "organization_name=YouthLink<br>occupancy_date=%{x}<br>occupancy=%{y}", "legendgroup": "YouthLink", "line": {"color": "#EF553B", "dash": "solid"}, "mode": "lines", "name": "YouthLink", "showlegend": true, "type": "scattergl", "x": ["2019 - 04 ", "2019 - 05 ", "2019 - 06 ", "2019 - 07 ", "2019 - 08 ", "2019 - 09 ", "2019 - 10 ", "2019 - 11 ", "2019 - 12 "], "xaxis": "x", "y": [8.429, 12.42, 42.4, 48.13, 48.87, 48.53, 47.65, 50.63, 50.32], "yaxis": "y"}], "layout": {"autosize": true, "legend": {"title": {"text": "organization_name"}, "tracegroupgap": 0}, "margin": {"t": 60}, "xaxis": {"anchor": "y", "autorange": true, "domain": [0, 1], "range": [0, 35], "title": {"text": "occupancy_date"}, "type": "category"}, "yaxis": {"anchor": "x", "autorange": true, "domain": [0, 1], "range": [-130.9, 2487.0], "title": {"text": "occupancy"}, "type": "linear"}}}
